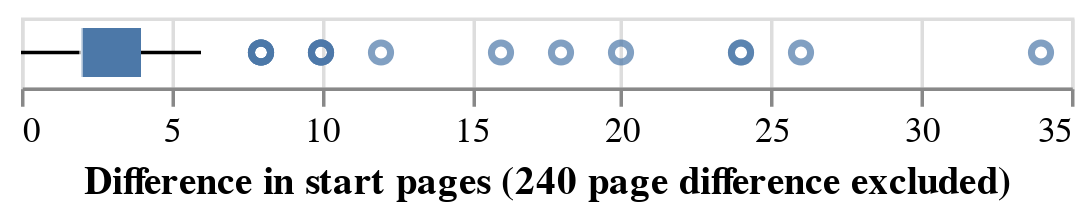

The notebook cell this image was saved under:
### Code cell
alt.Chart(
    changed_pages.filter(pl.col("start_page_diff").lt(100))
).mark_boxplot().encode(
    alt.X(
        "start_page_diff",
        title="Difference in start pages (240 page difference excluded)",
    )
)
